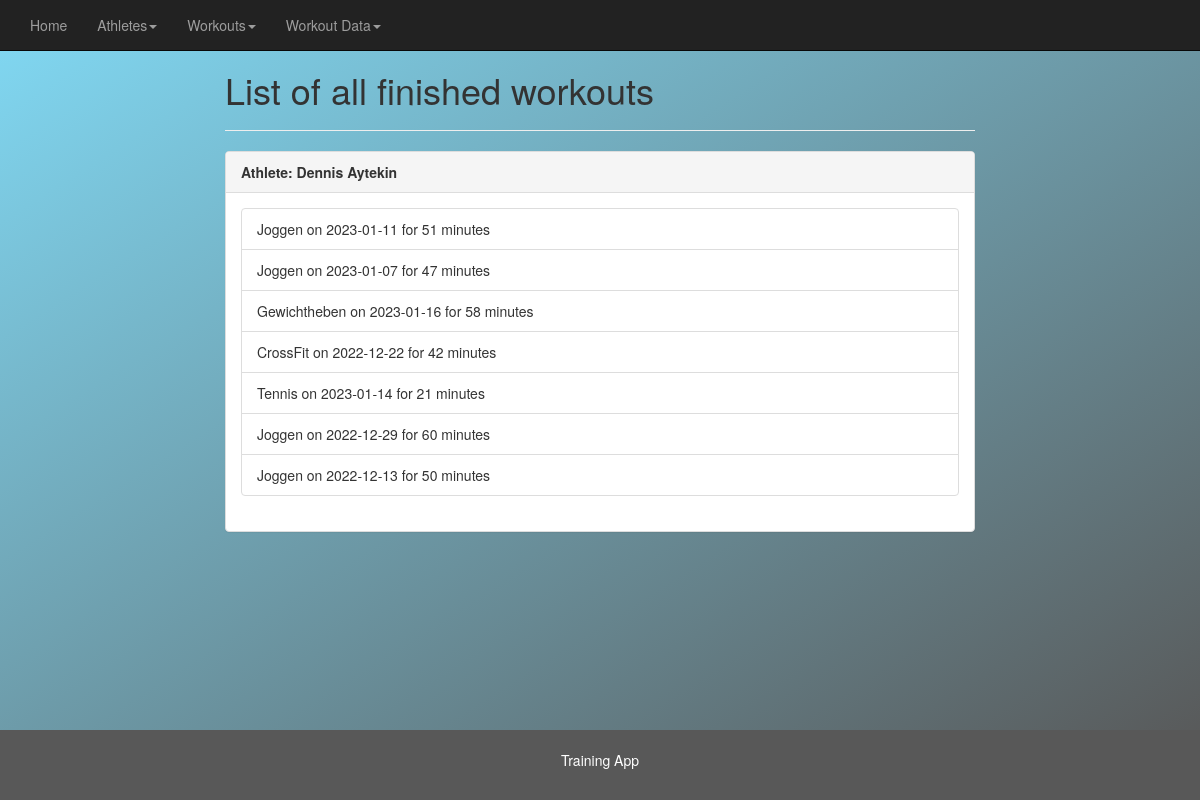
Page /athletes_workout/2 on the committed database.
### athletes/models.py (models this page shows, shortened)
class Athletes(models.Model):
    gender = models.CharField(max_length=10, choices=GENDER_CHOICES, default='diverse')
    first_name = models.CharField(max_length=200)
    last_name = models.CharField(max_length=200)
    height = models.IntegerField()
    weight = models.IntegerField()
    def __str__(self):
        return self.first_name + " " + self.last_name

class Workout_data(models.Model):
    workout = models.ForeignKey(Workout, on_delete=models.CASCADE)
    athlete = models.ForeignKey(Athletes, on_delete=models.CASCADE)
    start = models.TimeField(max_length=30)
    end = models.TimeField(max_length=30)
    date = models.DateField(max_length=30, default=timezone.now)
    def __str__(self):
        return self.workout.designation + " on " + str(self.date) + " for " + str(self.duration) + " minutes"
    @property
    def duration(self):
        end = self.end.hour*60 + self.end.minute
        start = self.start.hour*60 + self.start.minute
        duration = end - start
        return duration

class Workout(models.Model):
    designation = models.CharField(max_length=50)
    description = models.CharField(max_length=200)

### athletes/views.py (the view)
# urls.py: path('athletes_workout/<athlete_id>', views.athletes_workout, name='athletes_workout'),
def athletes_workout(request, athlete_id):
    athlete = Athletes.objects.get(pk=athlete_id)
    workouts = Workout_data.objects.filter(athlete_id=athlete_id)
    return render(request,'athletes_workout.html', {'athlete': athlete, 'workouts':workouts})

### athletes/templates/athletes_workout.html
{% extends 'main.html' %}
{% block content %}
    <h1>List of all finished workouts</h1>
    <hr>
    <div class="panel panel-default">
        <div class="panel-heading"><strong>Athlete: {{ athlete }}</strong></div>
        <div class="panel-body">
            <ul class="list-group">
            {% for workout in workouts %}
                <li class="list-group-item">{{ workout }}</li>
            {% endfor %}
          </ul>
        </div>
      </div>
{% endblock %}

### rows in the picture
Athletes: first_name+last_name "Dennis Aytekin"
Workout_data: workout+date+end "Joggen on 2023-01-11 for 51 minutes"
Workout_data: workout+date+end "Joggen on 2023-01-07 for 47 minutes"
Workout_data: workout+date+end "Gewichtheben on 2023-01-16 for 58 minutes"
Workout_data: workout+date+end "CrossFit on 2022-12-22 for 42 minutes"
Workout_data: workout+date+end "Tennis on 2023-01-14 for 21 minutes"
Workout_data: workout+date+end "Joggen on 2022-12-29 for 60 minutes"
Workout_data: workout+date+end "Joggen on 2022-12-13 for 50 minutes"
